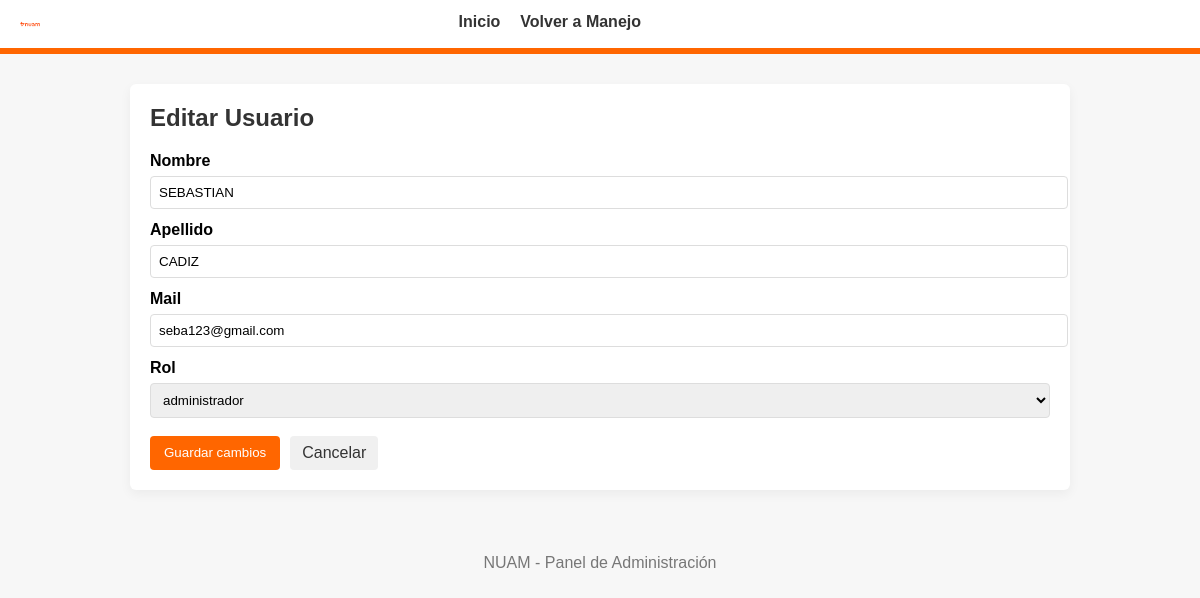
Page /editar/33/ (signed in) on the committed database.
### miapp/models.py (models this page shows, shortened)
class Usuario(models.Model):
    id_usuario = models.AutoField(primary_key=True)
    nombre = models.CharField(max_length=30)
    apellido = models.CharField(max_length=25)
    mail = models.CharField(max_length=25)
    contraseña = models.CharField(max_length=12)
    rol = models.CharField(max_length=15)

### miapp/views.py (the view, shortened to what this page needs)
# urls.py: path('editar/<int:user_id>/', views.editar_usuario, name='editar'),
def editar_usuario(request, user_id):
    if 'usuario_id' not in request.session:
        return redirect('crear_usuario')
    usuario_id = request.session['usuario_id']
    try:
        usuario_logueado = Usuario.objects.get(pk=usuario_id)
    except Usuario.DoesNotExist:
        request.session.flush()
        return redirect('crear_usuario')
    try:
        usuario_obj = Usuario.objects.get(pk=user_id)
    except Usuario.DoesNotExist:
        messages.error(request, 'Usuario no encontrado.')
        return redirect('manejo')
    return render(request, 'edicion_eliminacion.html', {
        'usuario': usuario_logueado,
        'target': usuario_obj,
        'mode': 'editar'
    })

### templates/edicion_eliminacion.html (shortened to what this page needs)
{% load static %}
<!DOCTYPE html>
<html lang="es">
<head>
    <link rel="stylesheet" href="{% static 'edicion_elminar.css' %}">
</head>
<body>
    <header class="ed-header">
        <div class="logo-wrap">
            <img src="{% static 'img/NUAM.png' %}" alt="NUAM" class="nuam-logo-small">
        </div>
        <nav class="ed-nav">
            <a href="{% url 'index' %}">Inicio</a>
            <a href="{% url 'manejo' %}">Volver a Manejo</a>
        </nav>
    </header>
    <main class="ed-main">
        <h2 class="ed-title">{% if mode == 'editar' %}Editar Usuario{% else %}Eliminar Usuario{% endif %}</h2>
        {% if mode == 'editar' %}
        <form method="post" class="edit-form">
            <label>Nombre</label>
            <input type="text" name="nombre" value="{{ target.nombre }}" required>
            <label>Apellido</label>
            <input type="text" name="apellido" value="{{ target.apellido }}">
            <label>Mail</label>
            <input type="email" name="mail" value="{{ target.mail }}" required>
            <label>Rol</label>
            <select name="rol">
                <option value="administrador" {% if target.rol == 'administrador' %}selected{% endif %}>administrador</option>
            </select>
            <div class="form-actions">
                <button type="submit" class="btn-primary">Guardar cambios</button>
                <a href="{% url 'manejo' %}" class="btn-secondary">Cancelar</a>
            </div>
        </form>
        {% endif %}
    </main>
    <footer class="ed-footer">
        <p>NUAM - Panel de Administración</p>
    </footer>
</body>
</html>

### miapp/static/edicion_elminar.css (style rules this page uses)
:root { --primary-orange: #ff6600; --light-bg: #f7f7f7; --border-color: #ddd; --text-dark: #333; }
html, body { height: 100%; margin:0; font-family: Arial, sans-serif; background: var(--light-bg); }
.ed-header { display:flex; align-items:center; padding:10px 20px 20px 20px; background:#fff; gap: 12px; position:relative; }
.ed-header::after { content: ''; position: absolute; left: 0; right: 0; bottom: 0; height: 6px; background: var(--primary-orange); }
.logo-wrap { flex: 0 0 auto; }
.nuam-logo-small { height:28px; width:auto; display:block; margin-bottom:-4px; }
.ed-nav { flex:1 1 auto; display:flex; justify-content:center; gap:20px; }
.ed-nav a { text-decoration:none; color:var(--text-dark); font-weight:600; }
.ed-main { max-width:900px; margin:30px auto; padding:20px; background:#fff; border-radius:6px; box-shadow:0 4px 12px rgba(0,0,0,0.05); }
.ed-title { margin-top:0; color:var(--text-dark); }
.edit-form label { display:block; margin-top:12px; font-weight:600; }
.edit-form input, .edit-form select { width:100%; padding:8px; margin-top:6px; border:1px solid var(--border-color); border-radius:4px; }
.form-actions { margin-top:18px; display:flex; gap:10px; }
.btn-primary { background:var(--primary-orange); color:white; padding:8px 14px; border-radius:4px; border:none; cursor:pointer; }
.btn-secondary { background:#f0f0f0; color:var(--text-dark); padding:8px 12px; border-radius:4px; text-decoration:none; display:inline-flex; align-items:center; }
.ed-footer { text-align:center; padding:18px 0; color:#777; }

### rows in the picture
Usuario: nombre "SEBASTIAN", apellido "CADIZ", mail "seba123@gmail.com", rol "administrador"
